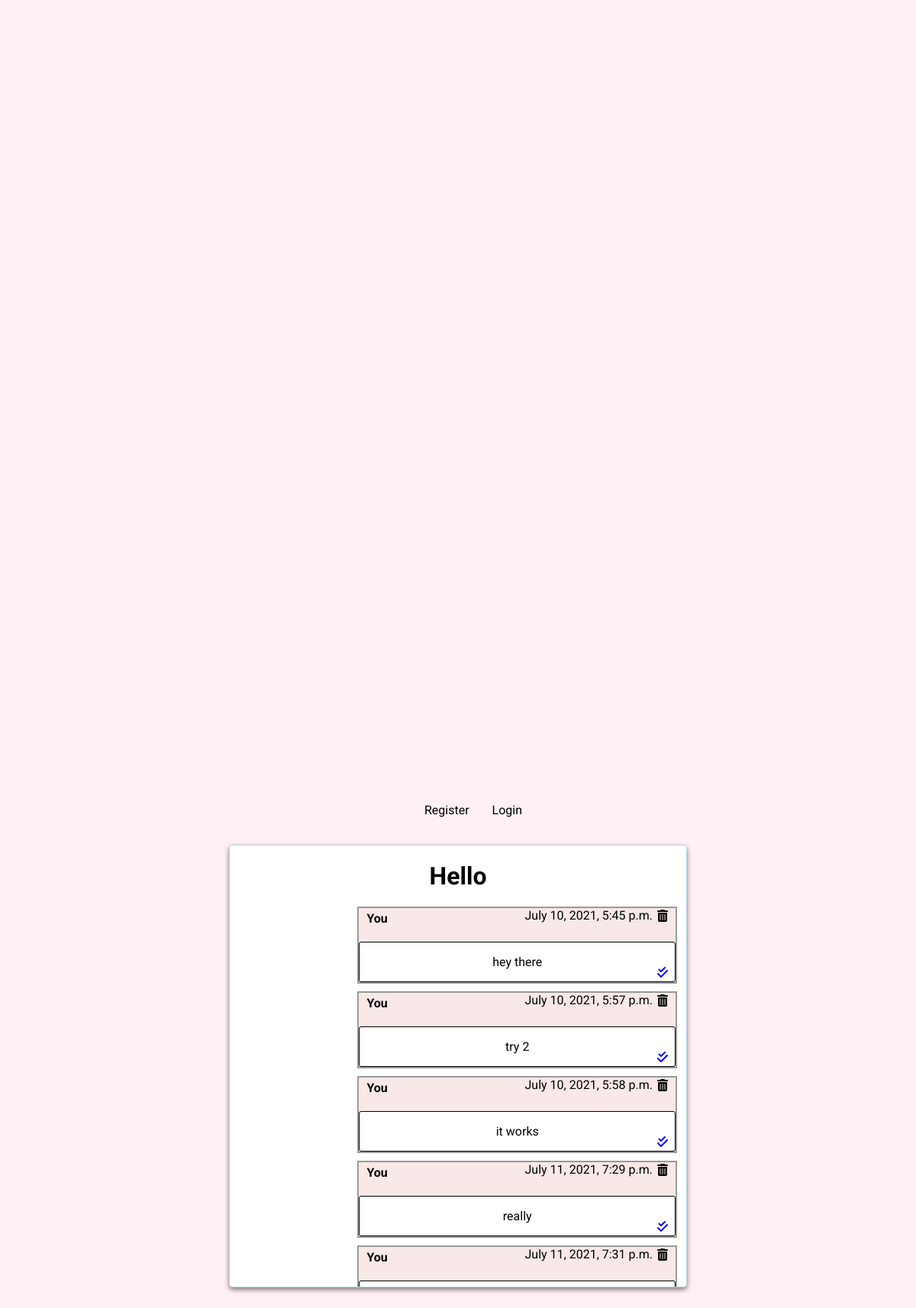
Page /chat/rad (lower part) on the earlier database version.
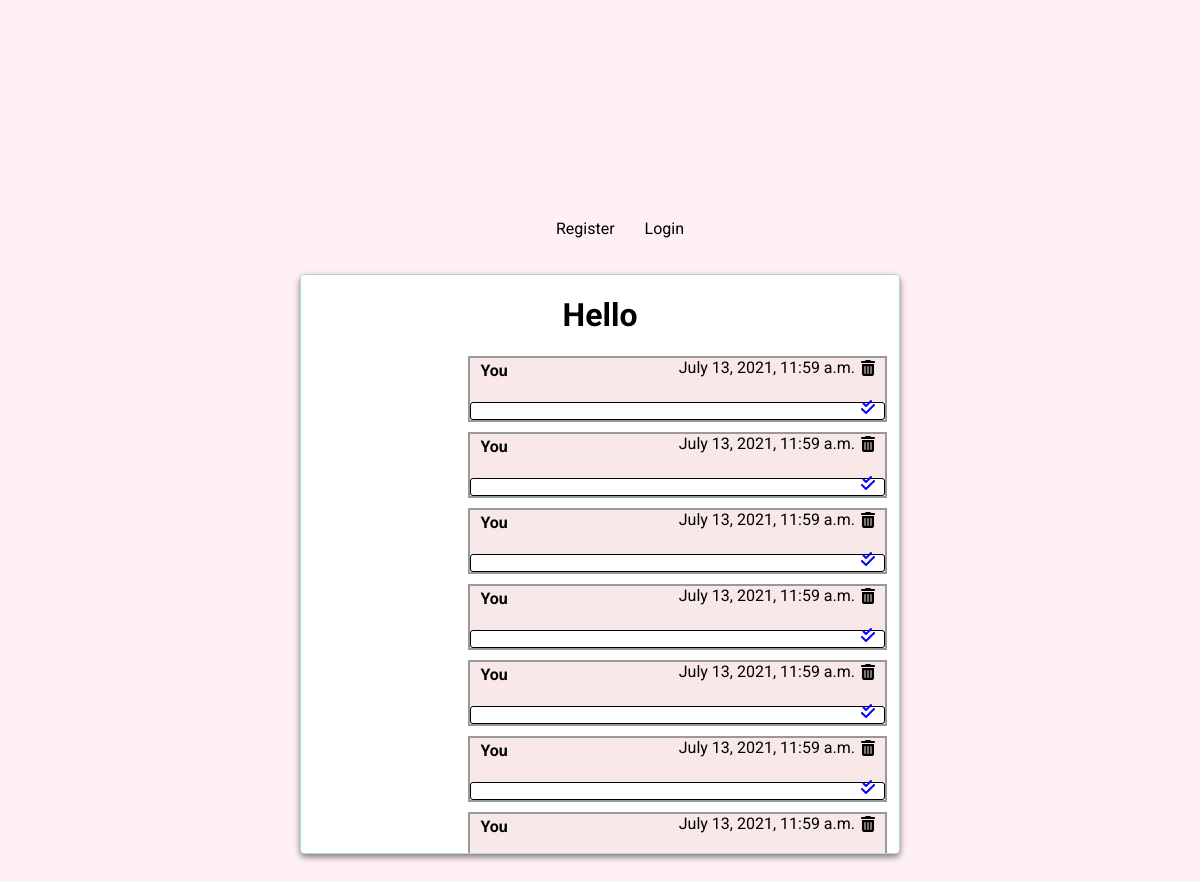
Same page on the later database version.
### chatapp/models.py (models this page shows, shortened)
class Message(models.Model):
    sender = models.CharField(max_length=100)
    receiver = models.CharField(max_length=100)
    message = models.CharField(max_length=1200)
    timestamp = models.DateTimeField(auto_now_add=True)
    is_read = models.BooleanField(default=False)
    def __str__(self):
        return self.message
    class Meta:
        ordering = ('timestamp',)

### chatapp/views.py (the view)
# urls.py: path('chat/<str:username>', views.chat, name='chat'),
def chat(request, username):
    user = request.user.username
    recived = Message.objects.filter(receiver=user)
    msg = Message.objects.filter(receiver=username)
    data = recived | msg
    msg_data = data.distinct().order_by('timestamp')
    readed = []
    for read in msg_data:
        if read.sender == username:
            read.is_read = True
            read.save()
            readed.append(read)
        elif read.receiver == user:
            read.is_read = True
            read.save()
            readed.append(read)
    return render(request, 'chatapp/index.html', {
        'user': user,
        'reciver': username,
        'messages': msg_data,
    })

### chatapp/templates/chatapp/index.html (shortened to what this page needs)
{% extends 'chatapp/base.html' %}
{% block body %}
<div class="container">
    {% if error %}
    <h1>{{error}}</h1>
    {% else %}
    <h1> Hello {{user}} </h1>
    {% endif %}
    {% for recived in messages %}
    {% if user in recived.sender %}
    <div class="msg rigth">
        <h4>You</h4>
        <span>{{recived.timestamp}}</span>
        <a href="{% url 'delete' recived.id reciver %}"><i class="fas fa-trash-alt" id="trash"></i></a>
        <div class="message">
            <p>{{recived}}</p>
            {% if recived.is_read == True %}
            <i class="fas fa-check-double" id="double"></i>
            {% else %}
            <i class="fas fa-check " id="single"></i>
            {% endif %}
        </div>
    </div>
    {% endif %}
    {% endfor %}
</div>
{% endblock %}

Differences in the rows shown:
removed Message: timestamp "July 10, 2021, 5:45 p.m.", message "hey there", is_read True (drawn)
removed Message: timestamp "July 10, 2021, 5:57 p.m.", message "try 2", is_read True (drawn)
removed Message: timestamp "July 10, 2021, 5:58 p.m.", message "it works", is_read True (drawn)
removed Message: timestamp "July 11, 2021, 7:29 p.m.", message "really", is_read True (drawn)
removed Message: timestamp "July 11, 2021, 7:31 p.m."
now on this page (row unchanged): Message: timestamp "July 13, 2021, 11:59 a.m.", is_read True (drawn)
now on this page (row unchanged): Message: timestamp "July 13, 2021, 11:59 a.m.", is_read True (drawn)
now on this page (row unchanged): Message: timestamp "July 13, 2021, 11:59 a.m.", is_read True (drawn)
now on this page (row unchanged): Message: timestamp "July 13, 2021, 11:59 a.m.", is_read True (drawn)
now on this page (row unchanged): Message: timestamp "July 13, 2021, 11:59 a.m.", is_read True (drawn)
now on this page (row unchanged): Message: timestamp "July 13, 2021, 11:59 a.m.", is_read True (drawn)
now on this page (row unchanged): Message: timestamp "July 13, 2021, 11:59 a.m."
